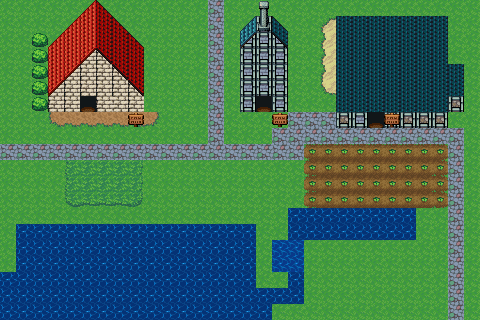

The image is a tile-based game level rendered from a .tmx file. Its description and complete source (layers, tilesets, objects, tile grids) follow:
An orthogonal 30x20 tile map with 16x16 px tiles, 2 tile layers (Ground, Tile Layer 2), 1 hidden layer not drawn, 4 tilesets.

<map version="1.10" tiledversion="1.12.2" orientation="orthogonal" renderorder="right-down" width="30" height="20" tilewidth="16" tileheight="16" infinite="0" nextlayerid="14" nextobjectid="30">
 <tileset firstgid="1" source="../Tiles/exterior.tsx" />
 <tileset firstgid="481" source="overworld.tsx" />
 <tileset firstgid="961" source="marker1.tsx" />
 <tileset firstgid="1441" source="marker2.tsx" />
 <layer id="1" name="Ground" width="30" height="20">
  <properties>
   <property name="blocked" type="bool" value="false" />
  </properties>
  <data encoding="csv">
271,271,271,271,271,271,271,271,271,271,271,271,271,130,271,271,271,271,271,271,271,271,271,271,271,271,271,271,271,271,
271,271,271,271,271,315,315,242,242,242,271,243,271,130,271,243,247,243,271,271,394,250,250,250,250,250,250,250,271,271,
271,271,271,242,315,315,315,315,242,242,271,271,271,130,271,247,247,247,271,271,424,250,172,172,172,172,172,250,271,271,
271,271,241,315,315,315,315,315,315,242,243,271,271,130,271,247,247,247,271,271,424,250,172,172,172,172,172,250,271,271,
271,271,241,315,315,315,315,315,315,242,271,271,271,130,271,247,247,247,271,271,424,250,172,172,172,172,172,250,250,271,
271,271,271,315,315,315,315,315,315,242,271,271,271,130,271,247,247,247,271,271,454,250,172,172,172,172,172,172,250,271,
271,271,271,315,315,360,315,316,315,242,271,271,271,130,271,247,747,247,271,271,271,250,172,172,172,172,172,250,250,271,
271,271,271,451,452,452,452,452,452,453,271,243,271,130,271,271,271,271,130,130,130,250,247,360,250,250,250,250,271,271,
271,271,271,271,271,271,271,271,271,271,271,271,271,130,271,243,271,130,130,130,130,130,130,130,130,130,130,130,130,271,
130,130,130,130,130,130,130,130,130,130,130,130,130,130,130,130,130,130,130,157,158,158,158,158,158,158,158,159,130,271,
271,271,271,271,304,305,305,305,306,271,271,271,271,271,271,271,271,271,271,217,188,188,188,188,188,188,188,219,130,271,
271,271,271,271,304,305,305,305,306,271,271,271,271,271,271,271,271,271,271,217,188,188,188,188,188,188,188,219,130,271,
271,271,271,271,334,335,335,335,336,271,271,271,271,271,271,271,271,271,271,217,188,188,188,188,188,188,188,219,130,271,
271,271,271,271,271,271,271,271,271,271,271,271,271,271,271,271,271,271,211,211,211,211,211,211,211,211,271,271,130,271,
271,211,211,211,211,211,211,211,211,211,211,211,211,211,211,211,271,271,211,211,211,211,211,211,211,211,271,271,130,271,
271,211,211,211,211,211,211,211,211,211,211,211,211,211,211,211,271,122,122,271,271,271,271,271,271,271,271,271,130,271,
271,211,211,211,211,211,211,211,211,211,211,211,211,211,211,211,271,122,122,271,271,271,271,271,271,271,271,271,130,271,
211,211,211,211,211,211,211,211,211,211,211,211,211,211,211,211,271,271,211,271,271,271,271,271,271,271,271,271,130,271,
211,211,211,211,211,211,211,211,211,211,211,211,211,211,211,211,211,211,211,271,271,271,271,271,271,271,271,271,130,271,
211,211,211,211,211,211,211,211,211,211,211,211,211,211,211,211,211,271,271,271,271,271,271,271,271,271,271,271,130,271
</data>
 </layer>
 <layer id="13" name="Transition" width="30" height="20" visible="0">
  <data encoding="csv">
0,0,0,0,0,0,0,0,0,0,0,0,0,0,0,0,0,0,0,0,0,0,0,0,0,0,0,0,0,0,
0,0,0,0,0,0,0,0,0,0,0,0,0,0,0,0,0,0,0,0,0,0,0,0,0,0,0,0,0,0,
0,0,0,0,0,0,0,0,0,0,0,0,0,0,0,0,0,0,0,0,0,0,0,0,0,0,0,0,0,0,
0,0,0,0,0,0,0,0,0,0,0,0,0,0,0,0,0,0,0,0,0,0,0,0,0,0,0,0,0,0,
0,0,0,0,0,0,0,0,0,0,0,0,0,0,0,0,0,0,0,0,0,0,0,0,0,0,0,0,0,0,
0,0,0,0,0,0,0,0,0,0,0,0,0,0,0,0,0,0,0,0,0,0,0,0,0,0,0,0,0,0,
0,0,0,0,0,1441,0,0,0,0,0,0,0,0,0,0,1443,0,0,0,0,0,0,0,0,0,0,0,0,0,
0,0,0,0,0,0,0,0,0,0,0,0,0,0,0,0,0,0,0,0,0,0,0,1442,0,0,0,0,0,0,
0,0,0,0,0,0,0,0,0,0,0,0,0,0,0,0,0,0,0,0,0,0,0,0,0,0,0,0,0,0,
962,0,0,0,0,0,0,0,0,0,0,0,0,0,0,0,0,0,0,0,0,0,0,0,0,0,0,0,0,0,
0,0,0,0,0,0,0,0,0,0,0,0,0,0,0,0,0,0,0,0,0,0,0,0,0,0,0,0,0,0,
0,0,0,0,0,0,0,0,0,0,0,0,0,0,0,0,0,0,0,0,0,0,0,0,0,0,0,0,0,0,
0,0,0,0,0,0,0,0,0,0,0,0,0,0,0,0,0,0,0,0,0,0,0,0,0,0,0,0,0,0,
0,0,0,0,0,0,0,0,0,0,0,0,0,0,0,0,0,0,0,0,0,0,0,0,0,0,0,0,0,0,
0,0,0,0,0,0,0,0,0,0,0,0,0,0,0,0,0,0,0,0,0,0,0,0,0,0,0,0,0,0,
0,0,0,0,0,0,0,0,0,0,0,0,0,0,0,0,0,0,0,0,0,0,0,0,0,0,0,0,0,0,
0,0,0,0,0,0,0,0,0,0,0,0,0,0,0,0,0,0,0,0,0,0,0,0,0,0,0,0,0,0,
0,0,0,0,0,0,0,0,0,0,0,0,0,0,0,0,0,0,0,0,0,0,0,0,0,0,0,0,0,0,
0,0,0,0,0,0,0,0,0,0,0,0,0,0,0,0,0,0,0,0,0,0,0,0,0,0,0,0,0,0,
0,0,0,0,0,0,0,0,0,0,0,0,0,0,0,0,0,0,0,0,0,0,0,0,0,0,0,0,962,0
</data>
 </layer>
 <layer id="11" name="Tile Layer 2" width="30" height="20">
  <data encoding="csv">
0,0,0,0,0,355,356,0,0,0,0,0,0,0,0,0,268,0,0,0,0,0,0,0,0,0,0,0,0,0,
0,0,0,0,355,377,378,356,0,0,0,0,0,0,0,357,298,358,0,0,0,408,408,408,408,408,408,408,0,0,
0,0,290,355,377,377,378,378,356,0,0,0,0,0,0,387,0,388,0,0,0,408,408,408,408,408,408,408,0,0,
0,0,290,377,377,385,386,378,378,0,0,0,0,0,0,0,0,0,0,0,0,408,408,408,408,408,408,408,0,0,
0,0,290,377,385,0,0,386,378,0,0,0,0,0,0,0,0,0,0,0,0,408,408,408,408,408,408,408,408,0,
0,0,290,385,0,0,0,0,386,0,0,0,0,0,0,0,0,0,0,0,0,408,408,408,408,408,408,408,408,0,
0,0,290,0,0,0,0,0,0,0,0,0,0,0,0,0,0,0,0,0,0,408,408,408,408,408,408,408,0,0,
0,0,0,0,0,0,0,0,597,0,0,0,0,0,0,0,0,597,0,0,0,0,0,0,597,0,0,0,0,0,
0,0,0,0,0,0,0,0,0,0,0,0,0,0,0,0,0,0,0,0,0,0,0,0,0,0,0,0,0,0,
0,0,0,0,0,0,0,0,0,0,0,0,0,0,0,0,0,0,0,0,0,0,0,0,0,0,0,0,0,0,
0,0,0,0,0,0,0,0,0,0,0,0,0,0,0,0,0,0,0,0,0,0,0,0,0,0,0,0,0,0,
0,0,0,0,0,0,0,0,0,0,0,0,0,0,0,0,0,0,0,0,0,0,0,0,0,0,0,0,0,0,
0,0,0,0,0,0,0,0,0,0,0,0,0,0,0,0,0,0,0,0,0,0,0,0,0,0,0,0,0,0,
0,0,0,0,0,0,0,0,0,0,0,0,0,0,0,0,0,0,0,0,0,0,0,0,0,0,0,0,0,0,
0,0,0,0,0,0,0,0,0,0,0,0,0,0,0,0,0,0,0,0,0,0,0,0,0,0,0,0,0,0,
0,0,0,0,0,0,0,0,0,0,0,0,0,0,0,0,0,0,0,0,0,0,0,0,0,0,0,0,0,0,
0,0,0,0,0,0,0,0,0,0,0,0,0,0,0,0,0,0,0,0,0,0,0,0,0,0,0,0,0,0,
0,0,0,0,0,0,0,0,0,0,0,0,0,0,0,0,0,0,0,0,0,0,0,0,0,0,0,0,0,0,
0,0,0,0,0,0,0,0,0,0,0,0,0,0,0,0,0,0,0,0,0,0,0,0,0,0,0,0,0,0,
0,0,0,0,0,0,0,0,0,0,0,0,0,0,0,0,0,0,0,0,0,0,0,0,0,0,0,0,0,0
</data>
 </layer>
</map>
